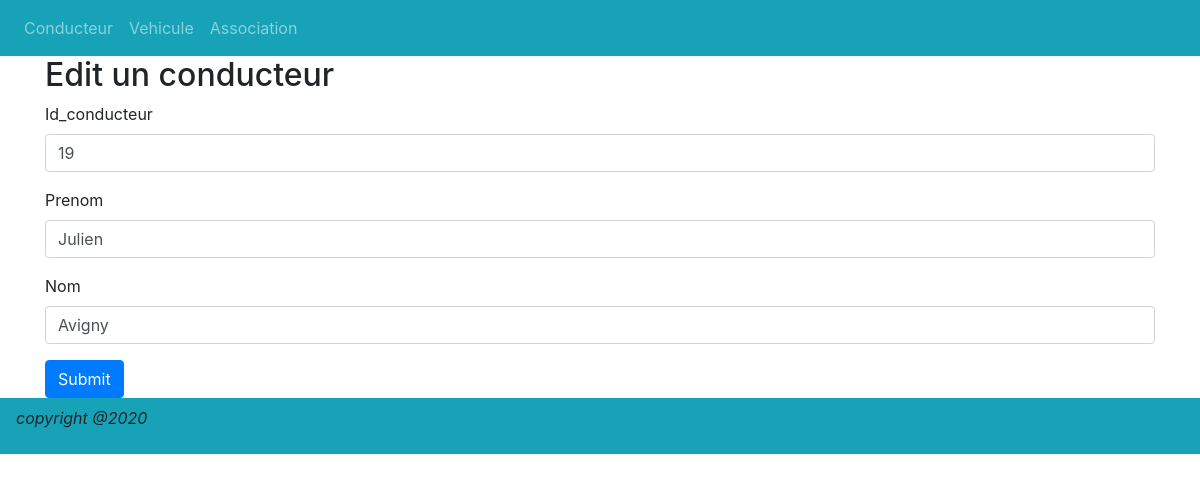
Page /?action=edit&conducteurId=19 on the committed database.
### tables this page shows
CREATE TABLE `conducteur` (
  `id_conducteur` int(11) NOT NULL,
  `prenom` varchar(45) NOT NULL,
  `nom` varchar(45) NOT NULL
);

### Models/Conducteur.php (called while the page is built, shortened)
<?php
 class Conducteur
 {
 	private $id_conducteur;
 	private $prenom;
 	private $nom;
 	public function getId_conducteur()
 	{
 		return $this->id_conducteur;
 	}
 	public function getPrenom()
 	{
 		return $this->prenom;
 	}
 	public function getNom()
 	{
 		return $this->nom;
 	}
 	public function accesBaseDeDonnee()
 	{
 		try{
			$db =new PDO('mysql:host=localhost;dbname=vtc', "root", "");
		}
		catch(PDOException $e){
			print "Erreur!";
			die;
		}
		return $db;
 	}
 	 public function findById($id_conducteur)
 	 {
 	 	$baseDeDonne = $this->accesBaseDeDonnee();
 	 	$sql = $baseDeDonne->prepare("SELECT * FROM conducteur WHERE id_conducteur= ".$id_conducteur);
 	 	$sql->execute();
 	 	$getResultat = $sql->fetchAll(PDO::FETCH_CLASS, 'Conducteur');
 	 	return $getResultat;
 	 }
}

### Controller/ConducteurController.php (called while the page is built, shortened)
<?php
require './Models/Conducteur.php';
class conducteurController
{
		?>
		<?php
	public function show($id_conducteur)
	{
	 	$conducteur = new Conducteur();
	 	$conducteurById = $conducteur->findById($id_conducteur);
		require_once "./Views/editConducteur.php";
	}
}
?>

### Views/editConducteur.php (the view)
<?php
	foreach ($conducteurById as $conducteur) {
?>
			<h2> Edit un conducteur</h2>
			<form action="#" method="post">
			  <div class="form-group">
			    <label>Id_conducteur</label>
			    <input type="text" class="form-control" name="id" required value="<?php echo $conducteur->getId_conducteur(); ?>">
			  </div>
			  <div class="form-group">
			    <label>Prenom</label>
			    <input type="text" class="form-control" name="prenom" required value="<?php echo $conducteur->getPrenom(); ?>">
			  </div>
			  <div class="form-group">
			    <label>Nom</label>
			    <input type="text" class="form-control" name="nom" required value="<?php echo $conducteur->getNom(); ?>">
			  </div>
			  <button type="submit" class="btn btn-primary" name="submit">Submit</button>
			</form>
<?php
	}
?>

### rows in the picture
conducteur: id "19", prenom "Julien", nom "Avigny"
